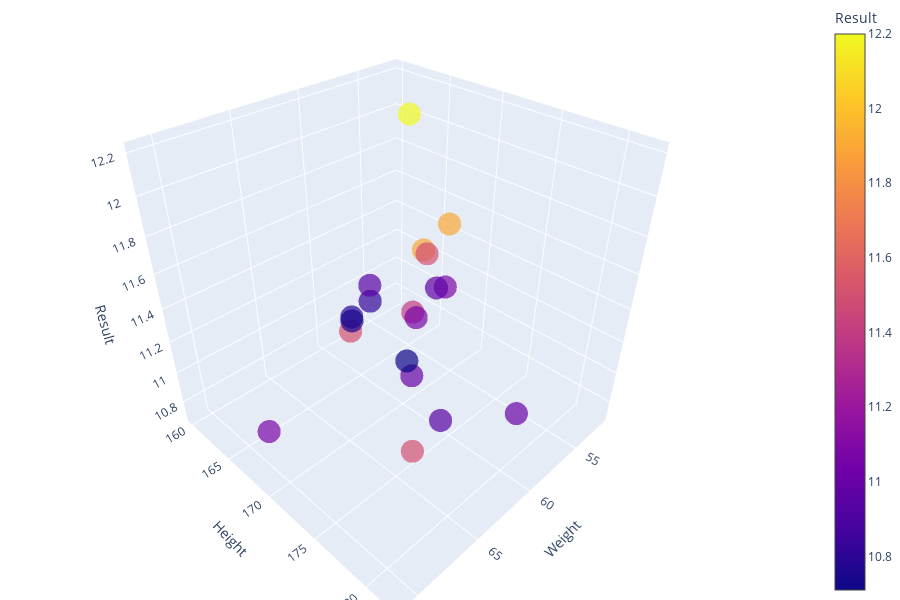

This figure's notebook cell:
### Markdown cell above
A continuación, vamos a representar el mismo gráfico con las atletas mujeres

### Code cell
fig = px.scatter_3d(result_gold_women, x='Weight', y='Height', z='Result', color='Result', size_max=18,opacity=0.7)
fig.update_layout(margin=dict(l=0, r=0, b=0, t=0))
fig.show()

### Figure 1 — Plotly figure (JSON) as saved in the notebook; plotly's stock layout.template omitted (floating-point values rounded to 4 significant figures)
{"data": [{"hoverlabel": {"namelength": 0}, "hovertemplate": "Weight=%{x}<br>Height=%{y}<br>Result=%{marker.color}", "legendgroup": "", "marker": {"color": [12.2, 11.9, 11.5, 11.9, 11.5, 11.5, 11, 11.4, 11, 11.07, 11.08, 11.06, 10.97, 10.82, 10.94, 10.93, 10.78, 10.75, 10.71], "coloraxis": "coloraxis", "opacity": 0.7, "symbol": "circle"}, "mode": "markers", "name": "", "scene": "scene", "showlegend": false, "type": "scatter3d", "x": [57, 60, 70, 63, 66, 57, 59, 61, 61, 71, 53, 57, 52, 55, 55, 62, 57, 57, 57], "y": [167, 174, 182, 175, 172, 169, 180, 172, 172, 170, 167, 168, 165, 160, 160, 176, 160, 160, 167], "z": [12.2, 11.9, 11.5, 11.9, 11.5, 11.5, 11, 11.4, 11, 11.07, 11.08, 11.06, 10.97, 10.82, 10.94, 10.93, 10.78, 10.75, 10.71]}], "layout": {"coloraxis": {"colorbar": {"title": {"text": "Result"}}, "colorscale": [[0, "#0d0887"], [0.1111, "#46039f"], [0.2222, "#7201a8"], [0.3333, "#9c179e"], [0.4444, "#bd3786"], [0.5556, "#d8576b"], [0.6667, "#ed7953"], [0.7778, "#fb9f3a"], [0.8889, "#fdca26"], [1, "#f0f921"]]}, "height": 600, "legend": {"tracegroupgap": 0}, "margin": {"b": 0, "l": 0, "r": 0, "t": 0}, "scene": {"domain": {"x": [0, 0.98], "y": [0, 1]}, "xaxis": {"title": {"text": "Weight"}}, "yaxis": {"title": {"text": "Height"}}, "zaxis": {"title": {"text": "Result"}}}}}
